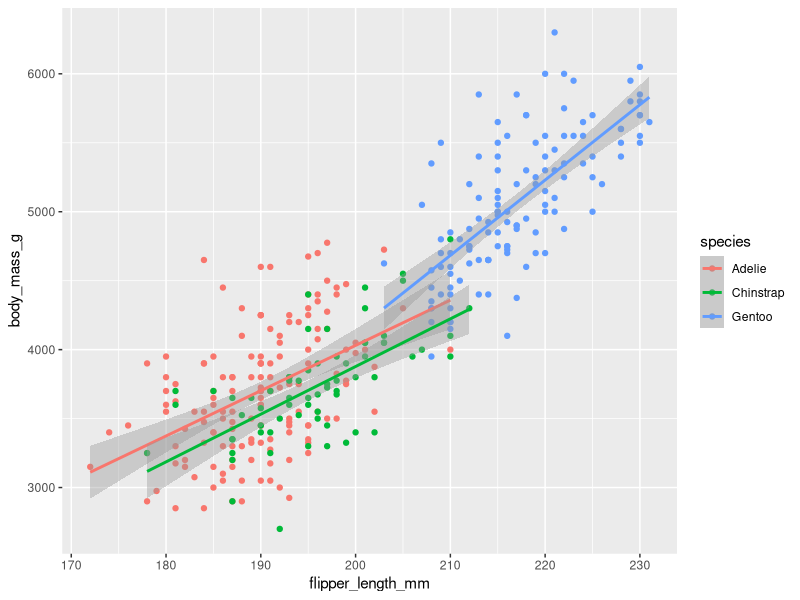
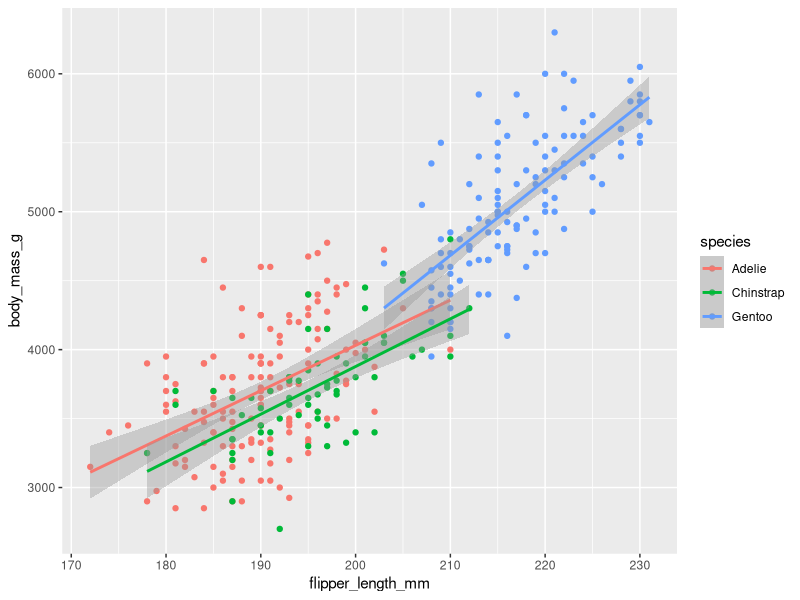

These charts were generated, in order, by the following R code: (Note: this script raises an error after producing the figures.)

# Load the tidyverse library.
# this is a comment

library(tidyverse)

# If the package doesn't exist, run `install.packages("tidyverse")` and then `library(tidyverse)`. You only need to run the install once.
# Read in the data:

penguins <- read.table("data/penguin_data.txt", header = T)
glimpse(penguins)

# Run a linear regression:
model1 <- lm(body_mass_g ~ flipper_length_mm, data = penguins)
summary(model1)

# Create a nice plot in ggplot2:
ggplot(penguins, aes(x = flipper_length_mm, y = body_mass_g, colour = species)) +
  geom_point() +
  stat_smooth(method = "lm")    
# Save the plot in your /figs folder:
ggsave("figs/1_flipper_bodymass_regression.png") 

#NB. This saves the last plot that was run!
# Subset the data:
penguins_female <- subset(penguins, sex == "female")
# Save the edited dataset:
write_tsv(penguins_female, "results/1_penguin_female_only.txt")
